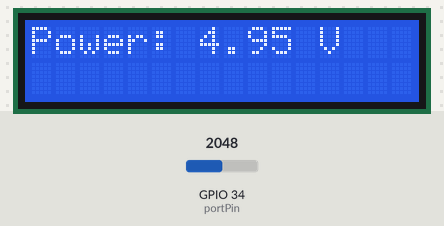
Bench run of a program on a simulated ESP32. On the bench: 16×2 character LCD. The inputs (shaded band) are chosen by the test bench; at power-on: GPIO 34 (portPin) = 2048. WiFi joins after 1.5 s; servers stay silent unless stated; network time is answered at once with the bench clock; the local clock reads 2024-03-15 10:24:30 at power-on unless the program sets it; what the program prints to the serial monitor is not drawn.

Above: at 3.3 s.
3.4 s: GPIO 34 (portPin) set to 2866
At 4.8 s:
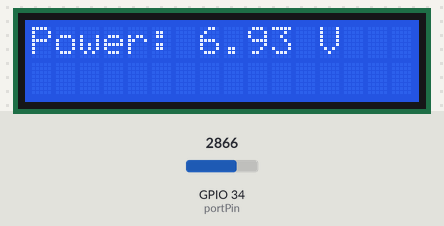
5.4 s: GPIO 34 (portPin) set to 3603
At 7.4 s:
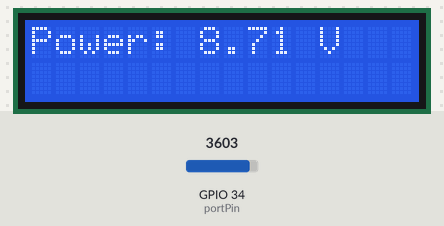
7.7 s: GPIO 34 (portPin) set to 4095
At 9.1 s:
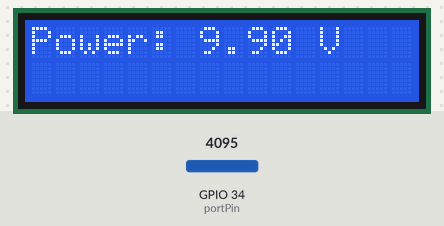
Timing chart, 0 to 10.7 s (numbered marks = the images above; inputs shaded):
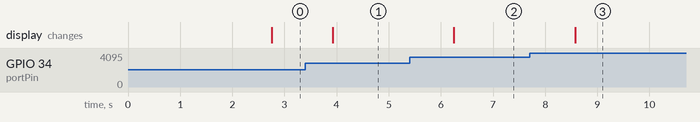

Measured:
- after the input at 3.4 s, the display: changes after 0.52 s (image 1)
- after the input at 5.4 s, the display: changes after 0.85 s (image 2)
- after the input at 7.7 s, the display: changes after 0.88 s (image 3)

The program:

main.cpp
```cpp
#include <Arduino.h>
#include <Wire.h>
#include <LiquidCrystal_I2C.h>
#include <Firebase_ESP_Client.h>
#include <NTPClient.h>
#include <WiFiUdp.h>
#include "addons/TokenHelper.h"
#include "addons/RTDBHelper.h"
LiquidCrystal_I2C I2C_LCD1(0x27, 16, 2);
WiFiUDP udp;
NTPClient timeClient(udp, "pool.ntp.org", 25200, 60000); // Khu vực GMT+7
const char* ssid = "huu nam";
const char* password = "matkhau987" ;

#define API_KEY "AIzaSyCyN4sIv-WSpEOOUcC3g3zsr3oH3Ue896U"
#define DATABASE_URL "https://csdl2024-default-rtdb.asia-southeast1.firebasedatabase.app/"
FirebaseData fbdo;
FirebaseAuth auth;
FirebaseConfig config;
unsigned long sendDataPrevMillis = 0;
bool signupOK = false;
int val = 0;
float Vin;
float power;
const int portPin = 34;
void setup() {
  Serial.begin(115200);
  I2C_LCD1.init();
  I2C_LCD1.backlight();
  WiFi.begin(ssid,password);
  Serial.println("connecting");
  while(WiFi.status() != WL_CONNECTED)
  {
    delay(300);
    Serial.print(".");
  }
  Serial.println("");
  Serial.print("Connected to WiFi network with IP Address: ");
  Serial.println(WiFi.localIP());
  config.api_key = API_KEY;
  config.database_url = DATABASE_URL;

  if(Firebase.signUp(&config, &auth, "", "")){
    Serial.println("ok");
    signupOK = true;
  }
  else{
    Serial.printf("%s\n",config.signer.signupError.message.c_str());
  }

  config.token_status_callback = tokenStatusCallback;

  Firebase.begin(&config, &auth);
  Firebase.reconnectWiFi(true);

  timeClient.begin();

}

void loop() {
  delay(1000);
  timeClient.update();
  val = analogRead(portPin);
  Serial.print(val);
  Serial.print(" ");
  Vin = float((val*3.3)/4095.0);
  power = float((Vin*(470000+940000))/470000);
  char P[10];
  String time = String(timeClient.getFormattedTime());

  String uniqueId = time;
  if (Firebase.ready() && signupOK && (millis() - sendDataPrevMillis > 300 || sendDataPrevMillis == 0)){
    sendDataPrevMillis = millis();
    Serial.println(uniqueId);
    if(Firebase.RTDB.setFloat(&fbdo,"/VoltageData/"+ uniqueId,power)){
      Serial.print("Send VoltageVoltage data ");
      Serial.println(power);
    }
  }
  sprintf(P,"Power: %.2f V",power);

  I2C_LCD1.setCursor(0,0);
  I2C_LCD1.print(P);
  // Serial.print("Power: ");
  // Serial.print(power);
  // Serial.println("V");

}
```
